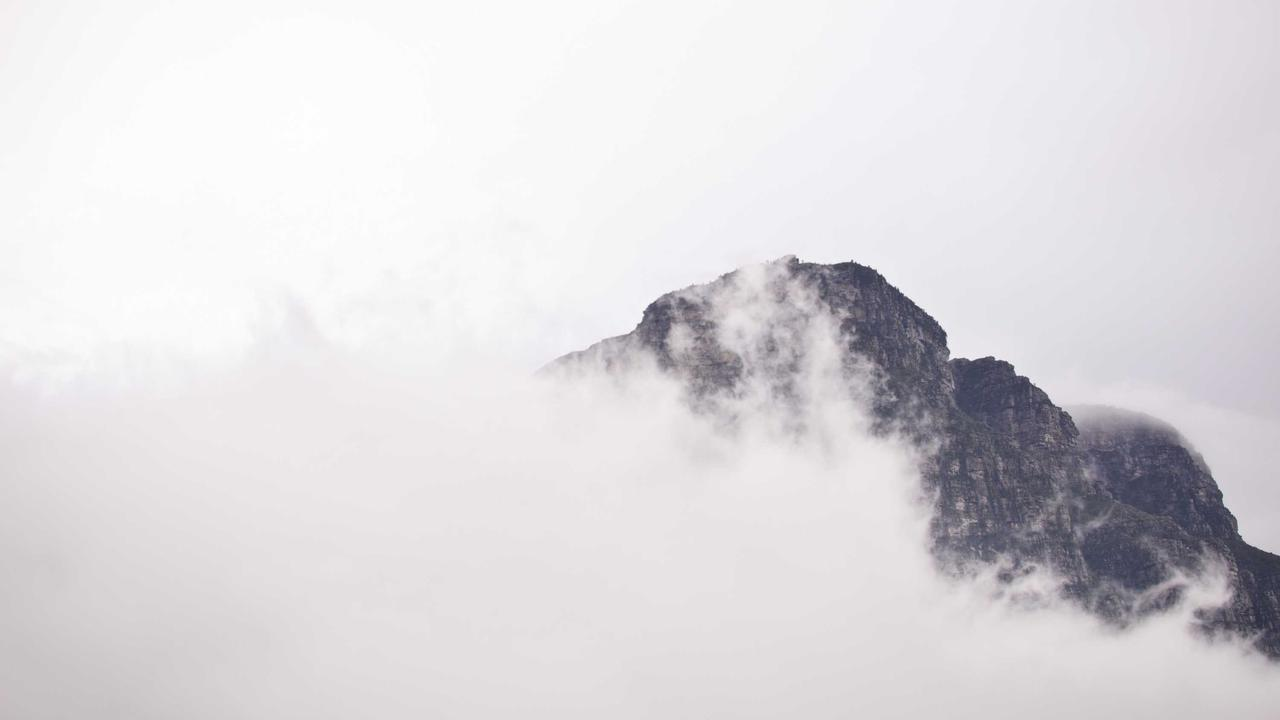
#> input picture samples/inputs/landscape.jpg, 1280 x 720 px, found by its file name
$ python run_tests.py
#> lines starting #> are read from the running program, lines starting #| are printed output that depends on the picture
### src/pipeline.py
"""
Video to polygon pipeline.

This module provides the main pipeline for converting video to polygon animation.
It can work with or without SAM 2 - falling back to color-based segmentation.
"""
import numpy as np
from typing import List, Dict, Optional, Tuple, Iterator
from pathlib import Path

from .polygon import Polygon, Frame
from .quantize import kmeans_quantize, median_cut_quantize
from .simplify import mask_to_polygons, STYLE_PRESETS

# Try to import video libraries
try:
    import cv2
    HAS_CV2 = True
except ImportError:
    HAS_CV2 = False

try:
    from PIL import Image
    HAS_PIL = True
except ImportError:
    HAS_PIL = False


class VideoToPolygonPipeline:
    """
    Pipeline for converting video frames to polygon animation.

    Supports multiple segmentation backends:
    - 'color': Simple color-based segmentation (no ML required)
    - 'sam2': Segment Anything Model 2 (requires SAM 2 installation)
    """

    def __init__(self,
                 width: int = 320,
                 height: int = 200,
                 num_colors: int = 16,
                 style: str = 'another_world',
                 min_polygon_area: int = 50,
                 segmentation_backend: str = 'color'):
        """
        Initialize the pipeline.

        Args:
            width: Output width (default 320 for Another World style)
            height: Output height (default 200)
            num_colors: Number of colors in palette (default 16)
            style: Simplification style preset
            min_polygon_area: Minimum polygon area to keep
            segmentation_backend: 'color' or 'sam2'
        """
        self.width = width
        self.height = height
        self.num_colors = num_colors
        self.epsilon_ratio = STYLE_PRESETS.get(style, STYLE_PRESETS['another_world'])
        self.min_polygon_area = min_polygon_area
        self.backend = segmentation_backend

        self._polygon_id_counter = 0

    # [169 lines left out: functions _next_polygon_id, process_image, _resize_image, process_video, process_video_to_list, not called in this run]


class SAM2Pipeline:
    """
    Hybrid pipeline: SAM 2 for foreground objects + colour quantization for background.

    For video:
      1. Auto-segment first frame with SAM 2
      2. Track object masks through subsequent frames
      3. Fill uncovered background with colour-quantized polygons
      4. Simplify all contours to low-vertex polygons

    Requires SAM 2:  cd sam2_repo && pip3 install -e .
    """

    # Palette layout: 0-7 background colours, 8-15 SAM object colours
    N_BG_COLORS = 8
    N_FG_COLORS = 8

    # [255 lines left out: functions __init__, _build_hybrid_frame, process_image, process_video, quick_convert, not called in this run]

### run_tests.py
#!/usr/bin/env python3
"""
Run both pipelines on test images and videos, saving comparisons.
"""
import sys, os, time
sys.path.insert(0, '/home/cdeck/dev/rotoscope')

# Force fresh imports
for mod in list(sys.modules.keys()):
    if mod.startswith('src'):
        del sys.modules[mod]

import numpy as np
import cv2

from src.pipeline import VideoToPolygonPipeline, SAM2Pipeline
from src.rasterize import render_frame, render_frame_with_outlines
from src.encoder import encode_to_file

INPUTS = '/home/cdeck/dev/rotoscope/samples/inputs'
OUTPUTS = '/home/cdeck/dev/rotoscope/samples/outputs'
SAM_CKPT = '/home/cdeck/dev/rotoscope/sam2_repo/checkpoints/sam2.1_hiera_tiny.pt'
SAM_CFG = 'configs/sam2.1/sam2.1_hiera_t.yaml'

os.makedirs(OUTPUTS, exist_ok=True)

# ============================================================
# IMAGE TESTS
# ============================================================

def test_image(name, path):
    """Process one image through both pipelines."""
#> called with name = 'landscape'
    print(f'\n{"="*60}')
    print(f'IMAGE: {name}')
    print(f'{"="*60}')

    img = cv2.cvtColor(cv2.imread(path), cv2.COLOR_BGR2RGB)
    print(f'  Source: {img.shape[1]}x{img.shape[0]}')
#|   Source: 1280x720

    # Save resized original
    orig = cv2.resize(img, (320, 200), interpolation=cv2.INTER_AREA)
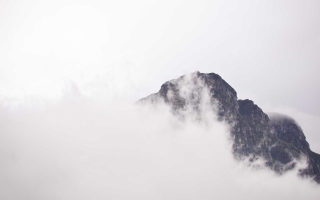
#> orig: shape (200, 320, 3); mean R, G, B 220.4, 218.1, 221
    cv2.imwrite(f'{OUTPUTS}/{name}_original.png',
                cv2.cvtColor(orig, cv2.COLOR_RGB2BGR))

    # ---- Colour-only pipeline ----
    t0 = time.time()
    color_pipe = VideoToPolygonPipeline(
        width=320, height=200, num_colors=16,
        style='another_world', min_polygon_area=30,
    )
    frame_c, palette_c = color_pipe.process_image(img)
    dt = time.time() - t0

    nv = sum(p.vertex_count for p in frame_c.polygons)
    print(f'  Colour pipeline: {len(frame_c.polygons)} polys, {nv} verts ({dt:.2f}s)')

    rendered_c = render_frame(frame_c, 320, 200)
    cv2.imwrite(f'{OUTPUTS}/{name}_color.png',
                cv2.cvtColor(rendered_c, cv2.COLOR_RGB2BGR))

    # with outlines
    rendered_co = render_frame_with_outlines(frame_c, 320, 200,
                                             outline_color=(255, 255, 255),
                                             outline_thickness=1)
    cv2.imwrite(f'{OUTPUTS}/{name}_color_outlines.png',
                cv2.cvtColor(rendered_co, cv2.COLOR_RGB2BGR))

    # .roto size
    encode_to_file([frame_c], f'{OUTPUTS}/{name}_color.roto', 320, 200)
    roto_sz = os.path.getsize(f'{OUTPUTS}/{name}_color.roto')
    print(f'  .roto: {roto_sz} bytes')

    # ---- SAM 2 pipeline ----
    t0 = time.time()
    sam_pipe = SAM2Pipeline(
        sam_checkpoint=SAM_CKPT, sam_config=SAM_CFG,
        width=320, height=200, style='another_world',
        min_polygon_area=50, max_objects=8,
        points_per_side=24, device='cpu',
    )
    frame_s, palette_s = sam_pipe.process_image(img)
    dt = time.time() - t0

    nv = sum(p.vertex_count for p in frame_s.polygons)
    print(f'  SAM 2 pipeline:  {len(frame_s.polygons)} polys, {nv} verts ({dt:.2f}s)')

    rendered_s = render_frame(frame_s, 320, 200)
    cv2.imwrite(f'{OUTPUTS}/{name}_sam2.png',
                cv2.cvtColor(rendered_s, cv2.COLOR_RGB2BGR))

    rendered_so = render_frame_with_outlines(frame_s, 320, 200,
                                             outline_color=(255, 255, 255),
                                             outline_thickness=1)
    cv2.imwrite(f'{OUTPUTS}/{name}_sam2_outlines.png',
                cv2.cvtColor(rendered_so, cv2.COLOR_RGB2BGR))

    encode_to_file([frame_s], f'{OUTPUTS}/{name}_sam2.roto', 320, 200)
    roto_sz = os.path.getsize(f'{OUTPUTS}/{name}_sam2.roto')
    print(f'  .roto: {roto_sz} bytes')


# ============================================================
# VIDEO TESTS (colour-only, fast)
# ============================================================

def test_video_color(name, path, max_frames=30, frame_skip=2):
    """Process a video through the colour pipeline."""
    print(f'\n{"="*60}')
    print(f'VIDEO (colour): {name}')
    print(f'{"="*60}')

    t0 = time.time()
    pipe = VideoToPolygonPipeline(
        width=320, height=200, num_colors=16,
        style='another_world', min_polygon_area=30,
    )
    frames = list(pipe.process_video(path, max_frames=max_frames, frame_skip=frame_skip))
    dt = time.time() - t0

    total_p = sum(len(f.polygons) for f in frames)
    total_v = sum(sum(p.vertex_count for p in f.polygons) for f in frames)
    print(f'  {len(frames)} frames, {total_p} polygons, {total_v} vertices ({dt:.1f}s)')

    # Save .roto
    encode_to_file(frames, f'{OUTPUTS}/{name}_color.roto', 320, 200, 12.0)
    roto_sz = os.path.getsize(f'{OUTPUTS}/{name}_color.roto')
    input_sz = os.path.getsize(path)
    print(f'  Input: {input_sz/1024:.0f} KB → .roto: {roto_sz/1024:.1f} KB ({input_sz/roto_sz:.0f}x)')

    # Save GIF
    from src.rasterize import save_animation_gif
    save_animation_gif(frames, f'{OUTPUTS}/{name}_color.gif', 320, 200, fps=12.0)
    gif_sz = os.path.getsize(f'{OUTPUTS}/{name}_color.gif')
    print(f'  GIF: {gif_sz/1024:.1f} KB')

    # Save first+last frame PNGs
    for idx in [0, len(frames)-1]:
        r = render_frame(frames[idx], 320, 200)
        cv2.imwrite(f'{OUTPUTS}/{name}_color_f{idx:02d}.png',
                    cv2.cvtColor(r, cv2.COLOR_RGB2BGR))


# ============================================================
# RUN
# ============================================================

if __name__ == '__main__':
    # Images
    for name, fn in [('landscape', 'landscape.jpg'),
                     ('city', 'city.jpg'),
                     ('portrait', 'portrait.jpg')]:
        test_image(name, f'{INPUTS}/{fn}')
#> (the call stopped at in __init__, `self.epsilon_ratio = STYLE_PRESETS.get(style, STYLE_PRESETS['another_w..`: src is not available in this run)
#> pass 2 of the loop `for name, fn in [('landscape', 'landscape.jpg'),`:
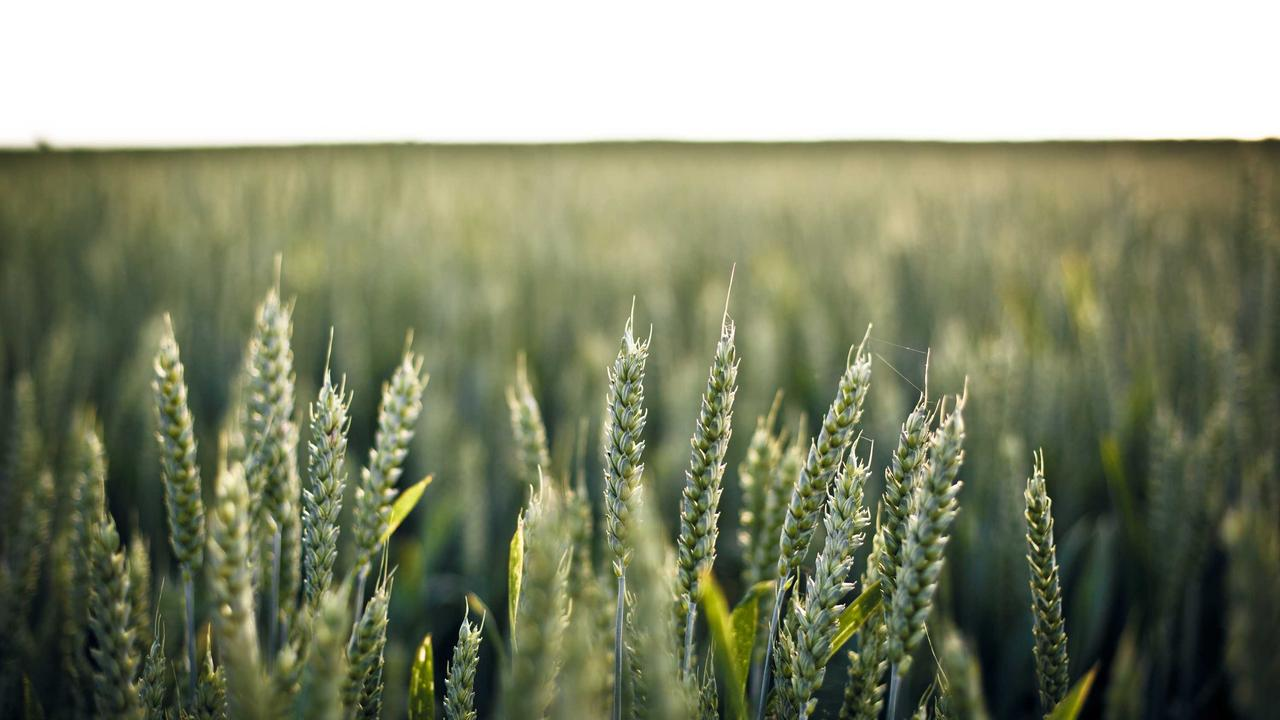
#> input picture samples/inputs/city.jpg, 1280 x 720 px, found by its file name
#|   Source: 1280x720
#> in test_image (call 2), `orig = cv2.resize(img, (320, 200), interpolation=cv2.INTER_AREA)`:
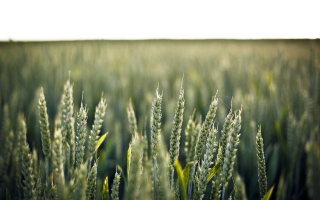
#> orig: shape (200, 320, 3); mean R, G, B 133.2, 138.8, 112.8
#> pass 3 of the loop `for name, fn in [('landscape', 'landscape.jpg'),`:
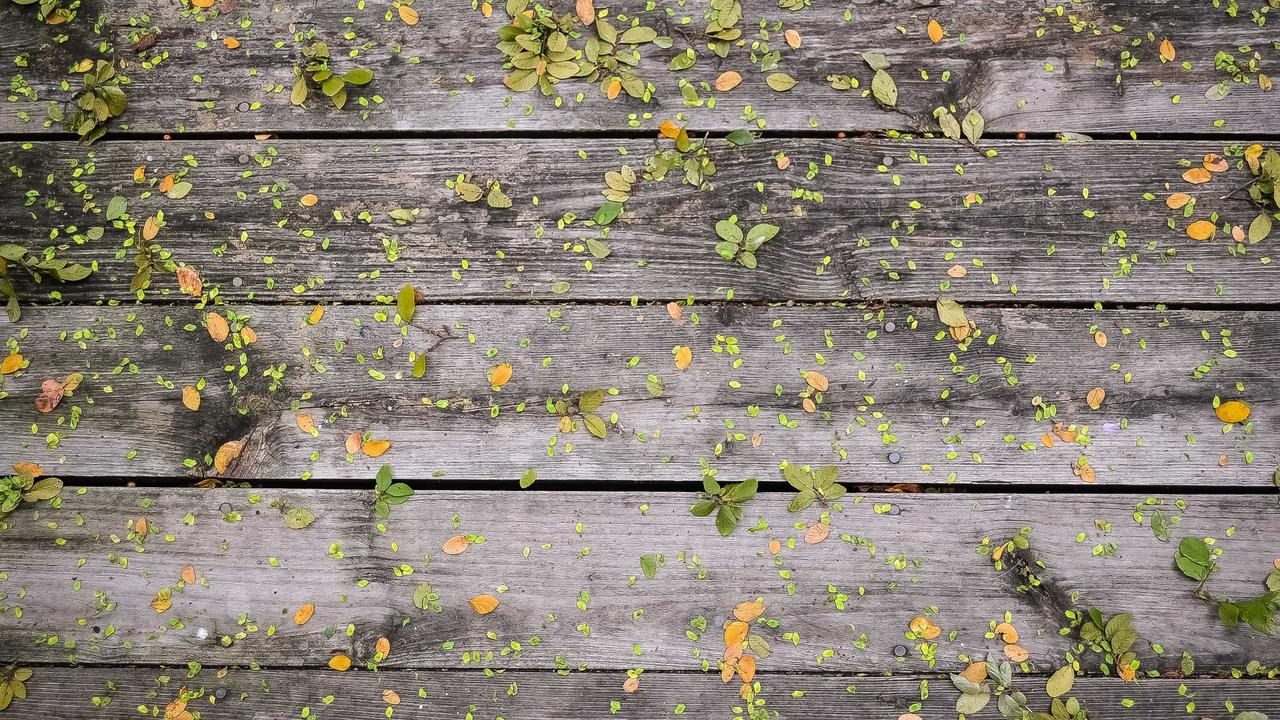
#> input picture samples/inputs/portrait.jpg, 1280 x 720 px, found by its file name
#|   Source: 1280x720
#> in test_image (call 3), `orig = cv2.resize(img, (320, 200), interpolation=cv2.INTER_AREA)`:
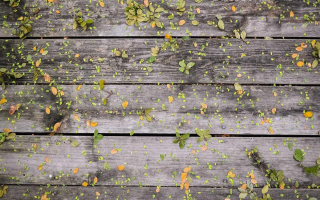
#> orig: shape (200, 320, 3); mean R, G, B 138.6, 130, 118

    # Videos (colour-only for speed)
    for name, fn, mf, fs in [('walk', 'walk.mp4', 30, 2),
                              ('lester_yt1', '/home/cdeck/dev/rotoscope/lester/results/youtube1/footage.mp4', 50, 3)]:
        test_video_color(name, f'{INPUTS}/{fn}', max_frames=mf, frame_skip=fs)
#> (the call stopped at in __init__, `self.epsilon_ratio = STYLE_PRESETS.get(style, STYLE_PRESETS['another_w..`: src is not available in this run)
#> pass 2 of the loop `for name, fn, mf, fs in [('walk', 'walk.mp4', 30, 2),`:

    print(f'\n{"="*60}')
    print('ALL DONE. Outputs in samples/outputs/')
    print(f'{"="*60}')
